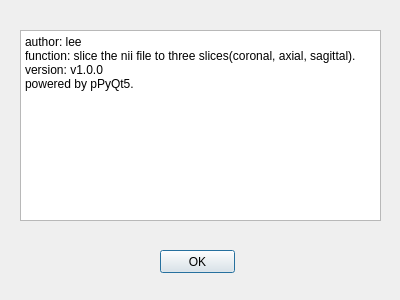
<?xml version="1.0" encoding="UTF-8"?>
<ui version="4.0">
 <class>about_dialog</class>
 <widget class="QDialog" name="about_dialog">
  <property name="geometry">
   <rect>
    <x>0</x>
    <y>0</y>
    <width>400</width>
    <height>300</height>
   </rect>
  </property>
  <property name="windowTitle">
   <string>Dialog</string>
  </property>
  <widget class="QPushButton" name="ok_button">
   <property name="geometry">
    <rect>
     <x>160</x>
     <y>250</y>
     <width>75</width>
     <height>23</height>
    </rect>
   </property>
   <property name="text">
    <string>OK</string>
   </property>
  </widget>
  <widget class="QPlainTextEdit" name="information">
   <property name="geometry">
    <rect>
     <x>20</x>
     <y>30</y>
     <width>361</width>
     <height>191</height>
    </rect>
   </property>
   <property name="plainText">
    <string>author: lee
function: slice the nii file to three slices(coronal, axial, sagittal).
version: v1.0.0
powered by pPyQt5.
</string>
   </property>
  </widget>
 </widget>
 <resources/>
 <connections/>
</ui>
